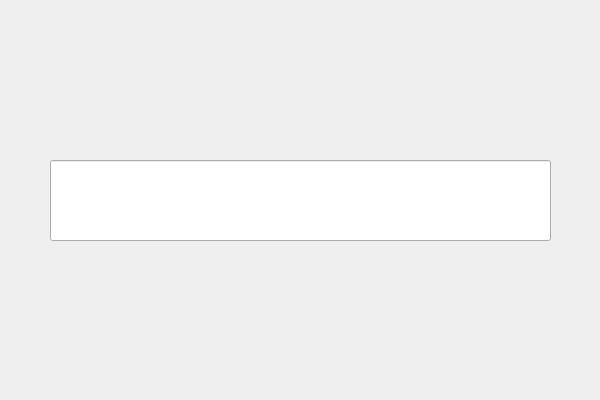
<?xml version="1.0" encoding="UTF-8"?>
<ui version="4.0">
 <class>MainWindowClass</class>
 <widget class="QWidget" name="MainWindowClass">
  <property name="geometry">
   <rect>
    <x>0</x>
    <y>0</y>
    <width>600</width>
    <height>400</height>
   </rect>
  </property>
  <property name="windowTitle">
   <string>MainWindow</string>
  </property>
  <widget class="QLineEdit" name="lineEdit">
   <property name="geometry">
    <rect>
     <x>50</x>
     <y>160</y>
     <width>501</width>
     <height>81</height>
    </rect>
   </property>
  </widget>
 </widget>
 <layoutdefault spacing="6" margin="11"/>
 <resources>
  <include location="MainWindow.qrc"/>
 </resources>
 <connections/>
</ui>
